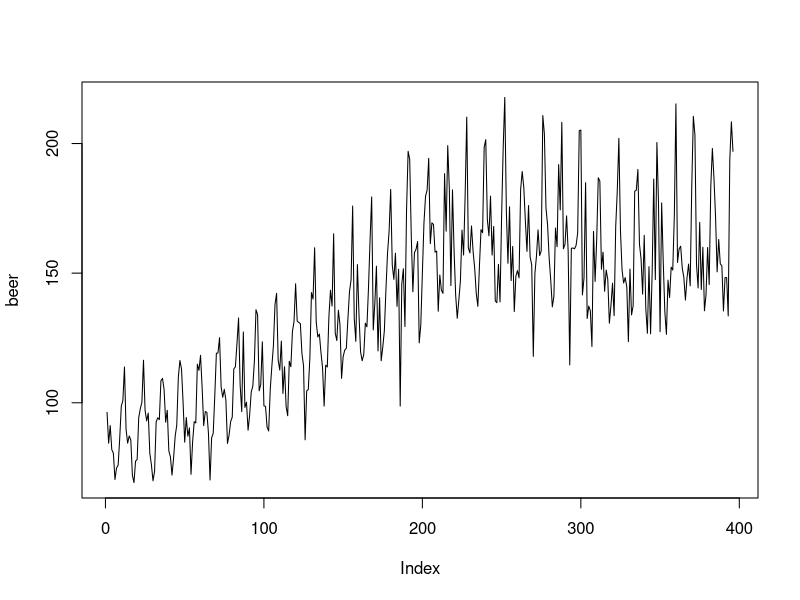
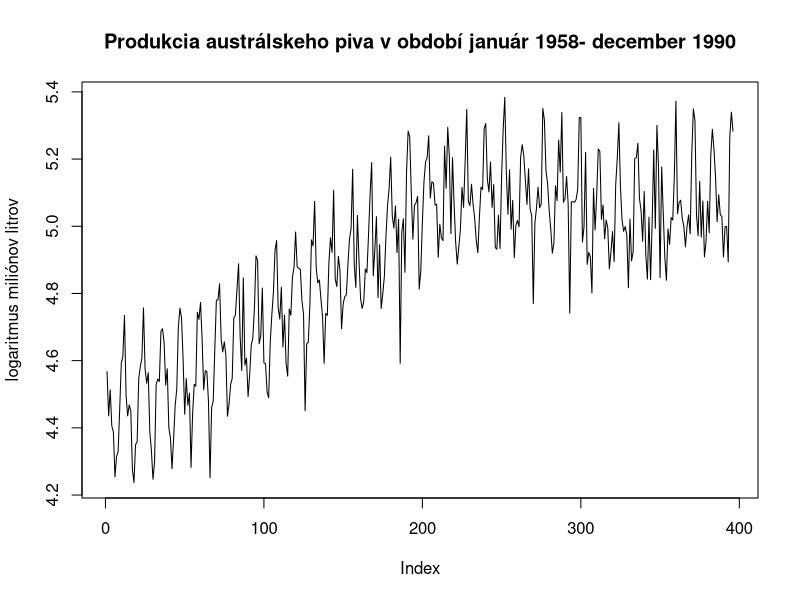
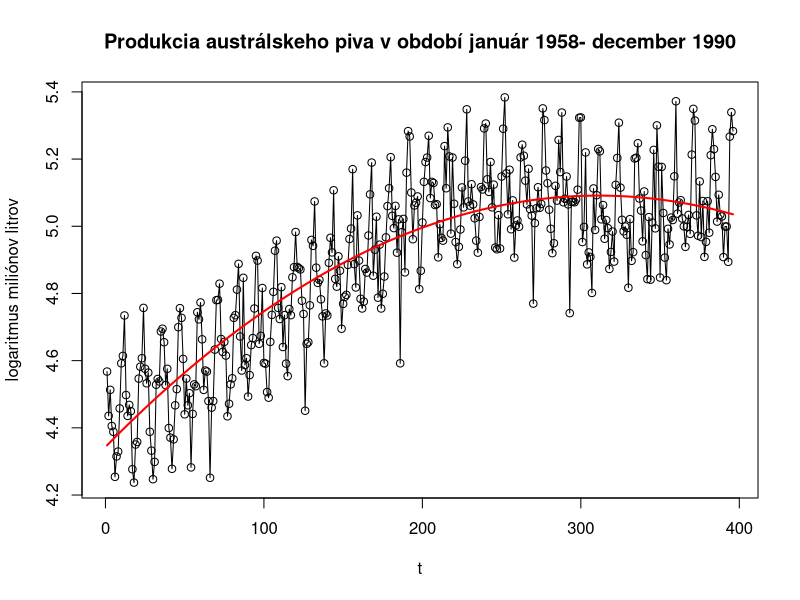
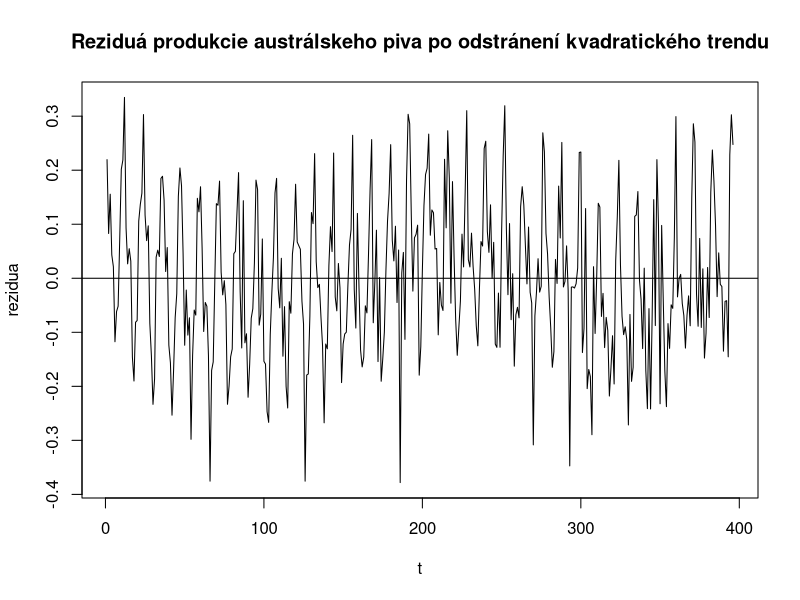
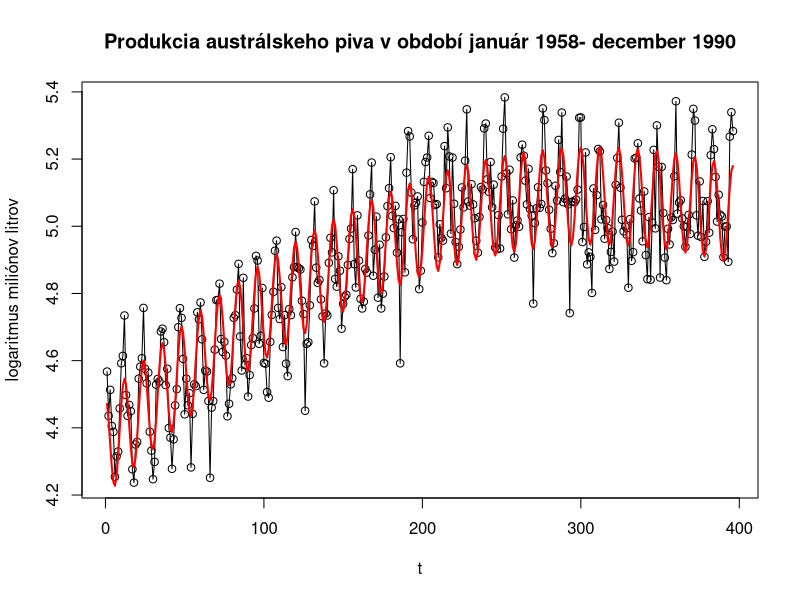
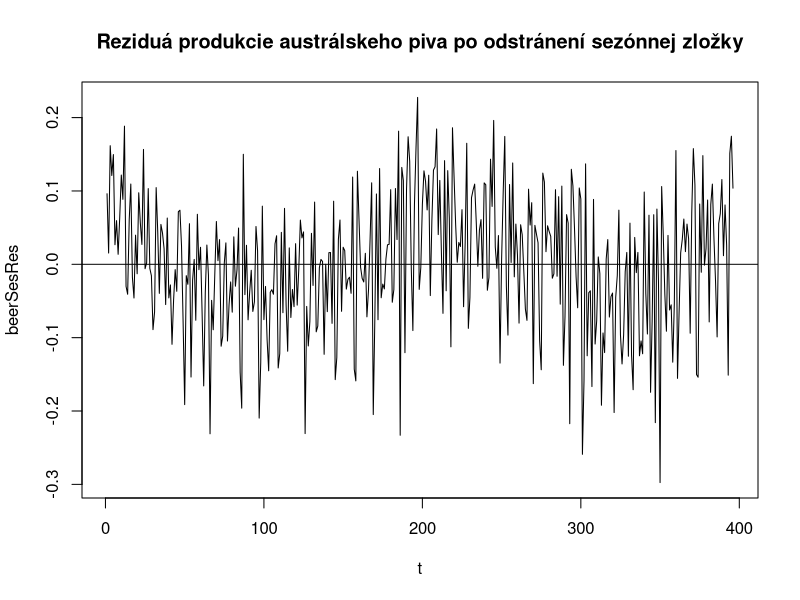

Source code (R) for these figures, in order:
## ---- chunk 1
pivo <- read.csv2("pivo.dat", sep="")
str(pivo)
beer<-pivo$beer
## ---- chunk 2
plot(beer, type="l")
## ---- chunk 3
lbeer<-log(beer)
plot(lbeer, type="l", main = "Produkcia austrálskeho piva v období január 1958- december 1990", ylab="logaritmus miliónov litrov")
## ---- chunk 4
t<-1:length(beer)
t2<-t*t
trend<-lm(lbeer~t+t2)
plot(t,lbeer, type="o", main = "Produkcia austrálskeho piva v období január 1958- december 1990", ylab="logaritmus miliónov litrov")
lines(t,predict(trend), col="red", lwd=2)
coefficients(trend)
## ---- chunk 5
rezidua<-residuals(trend)
plot(t,rezidua, type="l", main = "Reziduá produkcie austrálskeho piva po odstránení kvadratického trendu")
abline(0,0)

## ---- chunk 6
sint = sin(2*pi*t/12)
cost = cos(2*pi*t/12)
trendSes <- lm(lbeer~t+t2+sint+cost)
plot(t,lbeer, type="o", main = "Produkcia austrálskeho piva v období január 1958- december 1990", ylab="logaritmus miliónov litrov")
lines(t,predict(trendSes), col="red", lwd=2)
coefficients(trendSes)
## ---- chunk 7
beerSesRes <- residuals(trendSes)
plot(t,beerSesRes, type="l", main = "Reziduá produkcie austrálskeho piva po odstránení sezónnej zložky")
abline(0,0)
